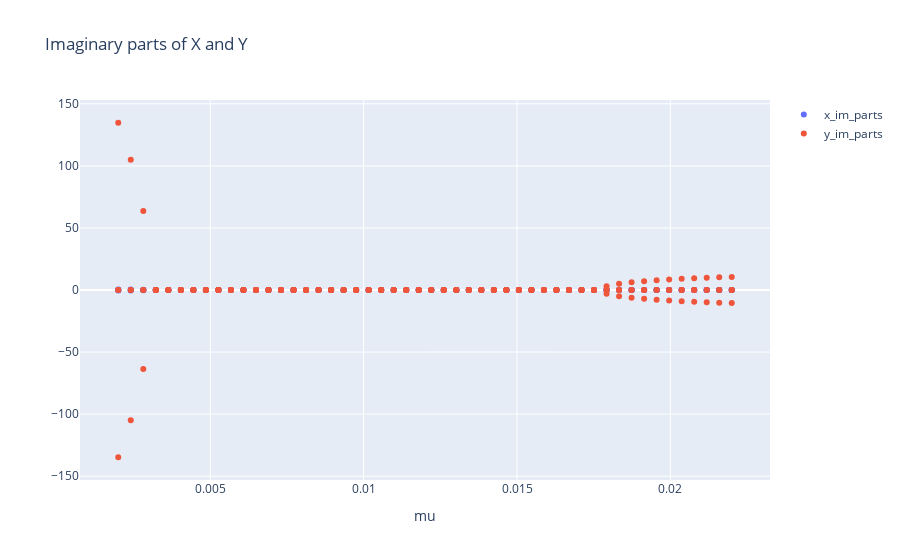

Notebook code for this chart:
### Code cell
y_im_parts = []
x_im_parts = []
mus_for_im=[]
for cur_mu, sols in list(solutions_by_mu.items()):
    for xc,yc in sols:
        x_im_parts.append(float(xc.as_real_imag()[1]))
        y_im_parts.append(float(yc.as_real_imag()[1]))
        mus_for_im.append(cur_mu)
            
fig = go.Figure()
fig.add_trace(go.Scatter(x=mus_for_im, y=x_im_parts, mode='markers', name = "x_im_parts"))
fig.add_trace(go.Scatter(x=mus_for_im, y=y_im_parts, mode='markers', name = "y_im_parts"))
fig.update_layout(title="Imaginary parts of X and Y")
fig.update_layout(xaxis={"title": "mu"})

### Figure 1 — Plotly figure (JSON) as saved in the notebook; plotly's stock layout.template omitted (floating-point values rounded to 4 significant figures; data arrays with more than 128 entries replaced by an {"elided": "..."} marker saying what was removed)
{"data": [{"mode": "markers", "name": "x_im_parts", "type": "scatter", "x": {"elided": "200 float values"}, "y": {"elided": "200 float values"}}, {"mode": "markers", "name": "y_im_parts", "type": "scatter", "x": {"elided": "200 float values"}, "y": {"elided": "200 float values"}}], "layout": {"autosize": true, "title": {"text": "Imaginary parts of X and Y"}, "xaxis": {"autorange": true, "range": [0.0007579, 0.02324], "title": {"text": "mu"}, "type": "linear"}, "yaxis": {"autorange": true, "range": [-157.0, 157.0], "type": "linear"}}}
